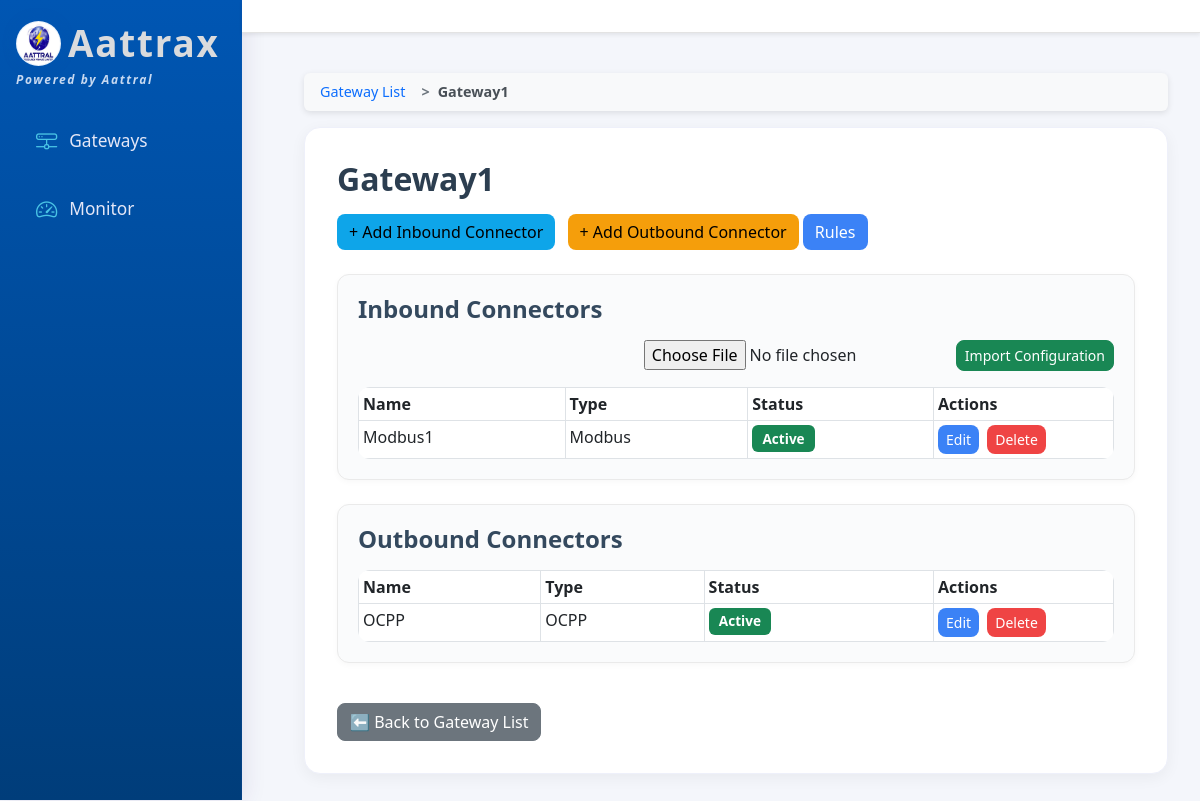
/gateway/3/, run on the app's committed database.
### Gateway/models.py (models this page shows, shortened)
class IHG_Gateway(models.Model):
    STATUS_CHOICES = (
        ('active', 'Active'),
        ('inactive', 'Inactive'),
    )
    name = models.CharField(max_length=150, unique=True)
    description = models.TextField(blank=True)
    created_at = models.DateTimeField(auto_now_add=True)
    status = models.CharField(max_length=10, choices=STATUS_CHOICES, default='inactive')

class IHG_ConnectorBase(models.Model):
    TYPE_CHOICES = (
        ('modbus', 'Modbus'),
        ('mqtt', 'MQTT'),
        ('http', 'HTTP'),
        ('custom', 'Custom'),
    )
    STATUS_CHOICES = (
        ('active', 'Active'),
        ('inactive', 'Inactive'),
    )
    name = models.CharField(max_length=120)
    connector_type = models.CharField(max_length=30, choices=TYPE_CHOICES)
    connector_id = models.UUIDField(default=uuid.uuid4,editable=True)
    is_inbound = models.BooleanField(default=True, help_text="True=Inbound, False=Outbound")
    configuration = models.JSONField(default=dict, blank=True)
    created_at = models.DateTimeField(auto_now_add=True)
    status = models.CharField(max_length=10, choices=STATUS_CHOICES, default='inactive')
    interval = models.CharField(max_length=20, default="60")
    maximum_data_points = models.CharField(max_length=20, default="100")
    class Meta:
        abstract = True

class IHG_InboundConnector(IHG_ConnectorBase):
    INBOUND_TYPE_CHOICES = (
        ('modbus', 'Modbus'),
        ('mqtt', 'MQTT'),
        ('snmp', 'SNMP'),
        ('custom', 'Custom')
    )
    connector_type = models.CharField(
        max_length=30,
        choices=INBOUND_TYPE_CHOICES
    )
    gateway = models.ForeignKey(
        IHG_Gateway,
        related_name='inbound_connectors',
        on_delete=models.CASCADE,
    )
    class Meta:
        verbose_name = "Inbound Connector"
        verbose_name_plural = "Inbound Connectors"

class IHG_OutboundConnector(IHG_ConnectorBase):
    OUTBOUND_TYPE_CHOICES = (
        ('mqtt', 'MQTT'),
        ("rest", "REST"),
        ("openadr-ven", "OpenADR-VEN"),
        ("ocpp", "OCPP"),
        ("file", "File"),
        ('custom', 'Custom'),
    )
    connector_type = models.CharField(
        max_length=30,
        choices=OUTBOUND_TYPE_CHOICES
    )
    gateway = models.ForeignKey(
        IHG_Gateway,
        related_name='outbound_connectors',
        on_delete=models.CASCADE,
    )
    rest_url = models.URLField(blank=True, null=True)   # ✅ For REST target
    rest_method = models.CharField(
        max_length=10,
        choices=[("GET", "GET"), ("POST", "POST")],
        default="POST"
    )
    certificate = models.FileField(
    upload_to='Gateway/static/',
    blank=True,
    null=True,
    default=None,
    verbose_name="Certificate File"
    )
    private_key = models.FileField(
        upload_to='Gateway/static/',
        blank=True,
        null=True,
        default=None,
        verbose_name="Private Key File"
    )
    charge_point_id = models.CharField(
        max_length=100,
        blank=True,
        null=True,
        verbose_name="OCPP Charge Point ID"
    )
    file_path = models.CharField(
        max_length=255,
        blank=True,
        null=True,
        verbose_name="File Path"
    )
    class Meta:
        verbose_name = "Outbound Connector"
        verbose_name_plural = "Outbound Connectors"

### Gateway/views.py (the view)
# urls.py: path('gateway/<int:pk>/', views.gateway_detail, name='gateway_detail'),
def gateway_detail(request, pk):
    gateway = get_object_or_404(IHG_Gateway, pk=pk)
    inbound_connectors = gateway.inbound_connectors.all()
    outbound_connectors = gateway.outbound_connectors.all()
    context = {
        'gateway': gateway,
        'inbound_connectors': inbound_connectors,
        'outbound_connectors': outbound_connectors,
    }
    return render(request, 'gateway_detail.html', context)

### Gateway/templates/gateway_detail.html (shortened to what this page needs)
{% extends "base.html" %}
{% block content %}
<nav aria-label="breadcrumb">
    <ol class="breadcrumb">
        <li class="breadcrumb-item"><a href="{% url 'gateway_list' %}">Gateway List</a></li>
        <li class="breadcrumb-item active" aria-current="page">{{ gateway.name }}</li>
    </ol>
</nav>
<div class="ih-card">
    <h2 class="mb-3">{{ gateway.name }}</h2>
    <div class="mb-4">
        <a href="{% url 'add_inbound_connector' gateway.id %}" class="btn btn-info me-2">+ Add Inbound Connector</a>
        <a href="{% url 'add_outbound_connector' gateway.id %}" class="btn btn-warning">+ Add Outbound Connector</a>
        <a href="{% url 'rule_list' gateway.id %}" class="btn btn-primary"> Rules</a>
    </div>
    <div class="section-card">
        <h4 class="mb-3">Inbound Connectors</h4>
        <table class="table table-sm table-bordered mb-0">
            <div class="d-flex justify-content-end mb-3">
<form id="importForm" method="post" enctype="multipart/form-data"
      action="{% url 'import_gateway_config' gateway_id=gateway.id %}">
        <input type="file" name="config_file" accept=".json" required>
        <button type="submit" class="btn btn-success btn-sm">Import Configuration</button>
    </form>
</div>
            <thead>
                <tr>
                    <th>Name</th>
                    <th>Type</th>
                    <th>Status</th>
                    <th style="width: 180px;">Actions</th>
                </tr>
            </thead>
            <tbody>
            {% for c in inbound_connectors %}
                <tr>
                    <td>{{ c.name }}</td>
                    <td>{{ c.get_connector_type_display }}</td>
                     <td>
            <span class="badge {% if c.status == 'active' %}bg-success{% else %}bg-secondary{% endif %}">
                {{ c.get_status_display }}
            </span>
        </td>
                    <td>
                        <a href="{% url 'edit_inbound_connector' c.id %}" class="btn btn-sm btn-primary me-1">Edit</a>
                        <button type="button"
                                class="btn btn-danger btn-sm delete-btn"
                                data-bs-toggle="modal"
                                data-bs-target="#deleteModal"
                                data-name="{{ c.name }}"
                                data-url="{% url 'delete_connector' direction='inbound' connector_pk=c.id %}">
                            Delete
                        </button>
                    </td>
                </tr>
            {% empty %}
                <tr><td colspan="3" class="text-center text-muted">No inbound connectors.</td></tr>
            {% endfor %}
            </tbody>
        </table>
    </div>
    <div class="section-card">
        <h4 class="mb-3">Outbound Connectors</h4>
        <table class="table table-sm table-bordered mb-0">
            <thead>
                <tr>
                    <th>Name</th>
                    <th>Type</th>
                    <th>Status</th>
                    <th style="width: 180px;">Actions</th>
                </tr>
            </thead>
            <tbody>
            {% for c in outbound_connectors %}
                <tr>
                    <td>{{ c.name }}</td>
                    <td>{{ c.get_connector_type_display }}</td>
                    <td>
            <span class="badge {% if c.status == 'active' %}bg-success{% else %}bg-secondary{% endif %}">
                {{ c.get_status_display }}
            </span>
        </td>
                    <td>
                        <a href="{% url 'edit_outbound_connector' c.id %}" class="btn btn-sm btn-primary me-1">Edit</a>
                        <button type="button"
                                class="btn btn-danger btn-sm delete-btn"
                                data-bs-toggle="modal"
                                data-bs-target="#deleteModal"
                                data-name="{{ c.name }}"
                                data-url="{% url 'delete_connector' direction='outbound' connector_pk=c.id %}">
                            Delete
                        </button>
                    </td>
                </tr>
            {% empty %}
                <tr><td colspan="3" class="text-center text-muted">No outbound connectors.</td></tr>
            {% endfor %}
            </tbody>
        </table>
    </div>
    <a href="{% url 'gateway_list' %}" class="btn btn-secondary mt-3">⬅ Back to Gateway List</a>
</div>
{% endblock %}

### Gateway/templates/base.html (style rules this page uses)
:root { --brand-main: #0056b3; --brand-secondary: #2673c7; --brand-accent: #49c4e5; --sidebar-bg: linear-gradient(180deg, #0056b3 0%, #003d7a 100%); --sidebar-active: #2673c7; --main-bg: #f4f6fb; }
body { background: var(--main-bg); }
.ih-card { background: #fff; border-radius: 18px; box-shadow: 0 2px 18px #2519551a; padding: 32px 24px; margin-bottom: 34px; border: 1.5px solid #eef0fa; transition: box-shadow 0.2s, transform 0.14s; }

### Gateway/templates/gateway_detail.html (style rules this page uses)
.ih-card { background: #ffffff; border-radius: 1rem; padding: 2rem; box-shadow: 0 4px 15px rgba(0,0,0,0.05); }
h2 { font-weight: 700; color: #2c3e50; }
.badge { font-size: 0.85rem; padding: 0.5em 0.75em; }
.table { border-radius: 0.75rem; overflow: hidden; }
.table thead { background-color: #f7f9fc; font-weight: 600; }
.section-card { border: 1px solid #eaeaea; border-radius: 0.75rem; padding: 1.25rem; background: #fafbfc; margin-bottom: 1.5rem; box-shadow: 0 2px 6px rgba(0,0,0,0.03); }
.section-card h4 { font-weight: 600; color: #34495e; }
.btn { border-radius: 0.5rem; font-weight: 500; }
.btn-primary { background-color: #3b82f6; border: none; }
.btn-info { background-color: #0ea5e9; border: none; }
.btn-warning { background-color: #f59e0b; border: none; }
.btn-danger { background-color: #ef4444; border: none; }
.breadcrumb { background: #f8f9fa; border-radius: 0.375rem; padding: 0.5rem 1rem; font-size: 0.9rem; box-shadow: 0 2px 6px rgba(0,0,0,0.1); }
.breadcrumb-item + .breadcrumb-item::before { content: ">"; color: #6c757d; padding: 0 0.5rem; }
.breadcrumb-item a { color: #0d6efd; text-decoration: none; transition: color 0.3s ease; }
.breadcrumb-item.active { color: #495057; font-weight: 600; }

### data on the page
IHG_Gateway: name "Gateway1"
IHG_InboundConnector: name "Modbus1", connector_type "Modbus", status "Active"
IHG_OutboundConnector: name "OCPP", connector_type "OCPP", status "Active"
